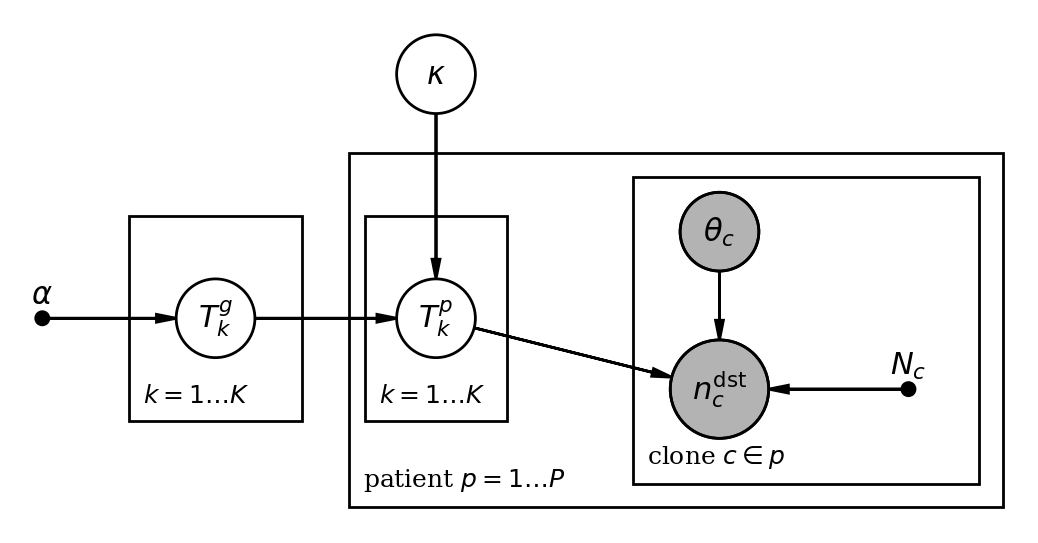

The Python source for this figure:
"""Minimal plate diagram for the basic (Bayesian-led) trafficking problem.

Generative model (hierarchical phenotype-transition, per directed tissue
pair t1 -> t2 and per lineage):

    kappa            ~ Gamma(5, 1)                          (global pooling)
    T^g_k            ~ Dirichlet(alpha)                     (global row, source state k)
    T^p_k            ~ Dirichlet(kappa * T^g_k)             (patient p, source state k)
    pi_c = theta_c . T^{p(c)}                               (deterministic mean)
    n^dst_c          ~ Multinomial(N_c, pi_c)               (observed dest counts)

theta_c (source phenotype distribution) and N_c (dest cell total) are fixed
data; alpha is a fixed hyperparameter centred on the destination composition.

Dependency note: this needs the plate-notation library `daft` (Foreman-Mackey,
daft-pgm.org), whose import name `daft` collides with the unrelated dataframe
engine of the same import name. Install the PGM one and run in an isolated env:

    python -m venv /tmp/daftpgm
    /tmp/daftpgm/bin/pip install daft-pgm matplotlib
    /tmp/daftpgm/bin/python docs/figures/plate_basic.py

Outputs: docs/figures/plate_basic.{png,pdf}
"""
from pathlib import Path

import matplotlib
matplotlib.use("Agg")
from matplotlib import rc

import daft

if not hasattr(daft, "PGM"):
    raise SystemExit(
        "The imported `daft` has no PGM (it is the dataframe engine, not the "
        "plate-notation library). Install `daft-pgm` in an isolated venv — see "
        "the module docstring."
    )

rc("font", family="serif", size=11)
rc("text", usetex=False)  # mathtext -> no LaTeX install required

OUT = Path(__file__).resolve().parent

pgm = daft.PGM()

# ---- nodes ---------------------------------------------------------------
# fixed hyperparameters / data: small dots ; observed data: shaded
pgm.add_node("alpha", r"$\alpha$", 0.0, 3.0, fixed=True)
pgm.add_node("kappa", r"$\kappa$", 2.5, 4.55)
pgm.add_node("Tg", r"$T^{g}_{k}$", 1.1, 3.0)
pgm.add_node("Tp", r"$T^{p}_{k}$", 2.5, 3.0)
pgm.add_node("theta", r"$\theta_c$", 4.3, 3.55, observed=True)
pgm.add_node("y", r"$n^{\mathrm{dst}}_{c}$", 4.3, 2.55, observed=True, scale=1.25)
pgm.add_node("N", r"$N_c$", 5.5, 2.55, fixed=True)

# ---- edges ---------------------------------------------------------------
pgm.add_edge("alpha", "Tg")
pgm.add_edge("kappa", "Tp")
pgm.add_edge("Tg", "Tp")
pgm.add_edge("Tp", "y")
pgm.add_edge("theta", "y")
pgm.add_edge("N", "y")

# ---- plates --------------------------------------------------------------
pgm.add_plate([0.55, 2.35, 1.1, 1.3], label=r"$k = 1 \ldots K$",
              fontsize=9, position="bottom left")
pgm.add_plate([1.95, 1.8, 4.15, 2.25], label=r"patient $p = 1 \ldots P$",
              fontsize=9, position="bottom left")
pgm.add_plate([2.05, 2.35, 0.9, 1.3], label=r"$k = 1 \ldots K$",
              fontsize=9, position="bottom left")
pgm.add_plate([3.75, 1.95, 2.2, 1.95], label=r"clone $c \in p$",
              fontsize=9, position="bottom left")

pgm.render()
pgm.figure.savefig(OUT / "plate_basic.png", dpi=200, bbox_inches="tight")
pgm.figure.savefig(OUT / "plate_basic.pdf", bbox_inches="tight")
print(f"wrote {OUT/'plate_basic.png'} and .pdf")
